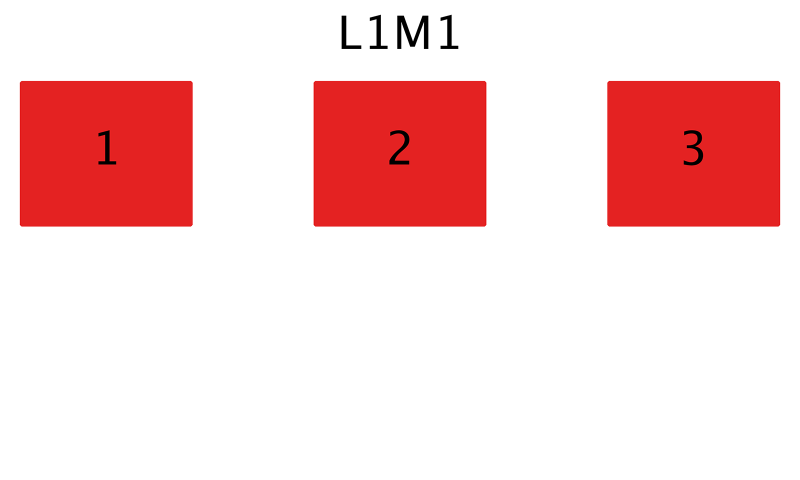
#> input picture menu/L1M1.png, 1600 x 960 px (shown at 1/2 size)
$ jupyter execute Untitled.ipynb
#> lines starting #> are read from the running program, lines starting #| are printed output that depends on the picture
[cell 1]
#!/usr/bin/env python3
# -*- coding: utf-8 -*-
"""
Created on Wed Jun  5 15:02:24 2019

@author: chairat
"""


import cv2
img = cv2.imread('./menu/L1M1.png',cv2.IMREAD_COLOR)
#> img is the input picture: shape (960, 1600, 3); mean B, G, R 210.7, 210.7, 248.5
#cv2.namedWindow("output", cv2.WINDOW_NORMAL)
#imS = cv2.resize(img, (1024, 640))
cv2.rectangle(img,(40,161),(385,456),(0,255,0),15)
cv2.rectangle(img,(626,161),(972,456),(0,255,0),15)
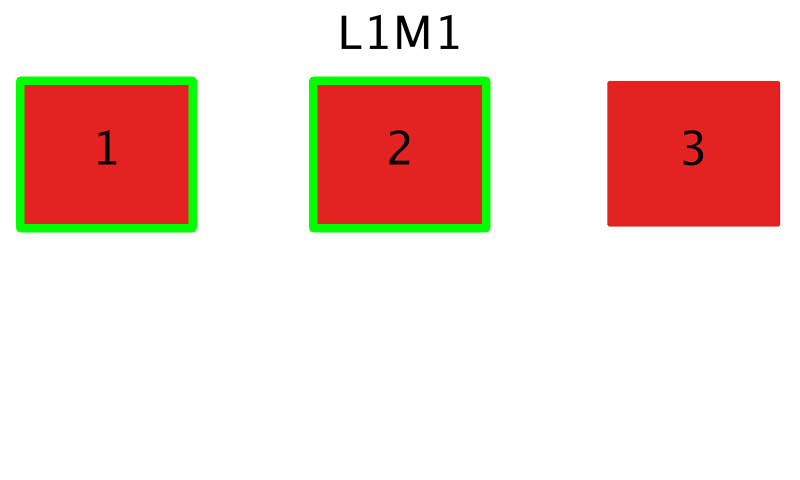
#> img: shape (960, 1600, 3) (shown at 1/2 size); mean B, G, R 206.2, 213.4, 241.6
cv2.imshow('image',img)

cv2.waitKey(0)
cv2.destroyAllWindows()
